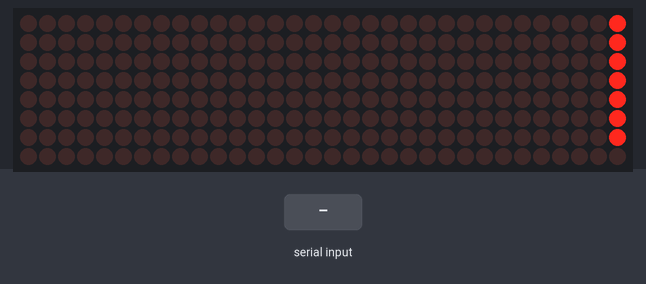
Bench run of a sketch on a simulated Arduino Uno, built with avr-gcc and run on an emulated ATmega328P. Shown: 32×8 LED matrix. Inputs (shaded band) come from the test bench. What the sketch prints to the serial monitor is not drawn.

Above: at 0.17 s.
At 4.49 s:
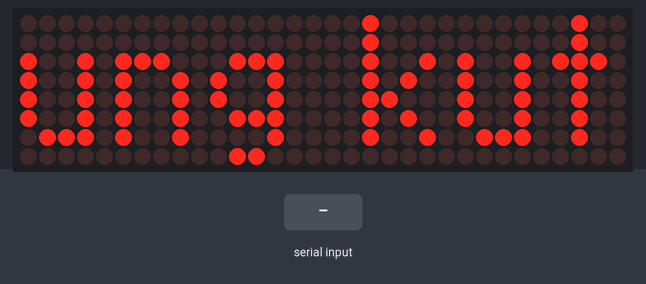
4.5 s: "0\n" received over Serial
At 8.67 s:
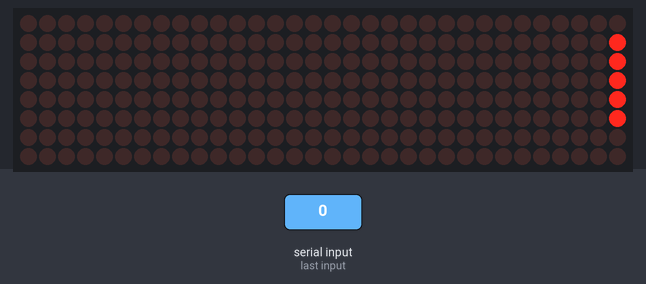

Measured:
- after the input at 4.5 s, the display: first differs from a run without the input after 4.2 s (image 2)

The sketch:

main.ino
```cpp
#include <MD_Parola.h>
#include <MD_MAX72xx.h>
#include <SPI.h>

#define HARDWARE_TYPE MD_MAX72XX::FC16_HW
#define MAX_DEVICES 4
#define CLK_PIN   13
#define DATA_PIN  11
#define CS_PIN    10

MD_Parola P = MD_Parola(HARDWARE_TYPE, CS_PIN, MAX_DEVICES);

uint8_t scrollSpeed = 80;
textEffect_t scrollEffect = PA_SCROLL_LEFT;
textPosition_t scrollAlign = PA_LEFT;
uint16_t scrollPause = 100;

#define  BUF_SIZE  75
char curMessage[BUF_SIZE] = { "" };
char newMessage[BUF_SIZE] = { "Pe trung kute vkl" };
bool newMessageAvailable = true;

void readSerial(void)
{
  static char *cp = newMessage;

  while (Serial.available())
  {
    *cp = (char)Serial.read();
    if ((*cp == '\n') || (cp - newMessage >= BUF_SIZE-2))
    {
      *cp = '\0';
      cp = newMessage;
      newMessageAvailable = true;
    }
    else
      cp++;
  }
}

void setup()
{
  Serial.begin(57600);
  Serial.print("\n[Parola Scrolling Display]\nType a message for the scrolling display\nEnd message line with a newline");
  P.begin();
  P.displayText(curMessage, scrollAlign, scrollSpeed, scrollPause, scrollEffect, scrollEffect);
}

void loop()
{
  if (P.displayAnimate())
  {
    if (newMessageAvailable)
    {
      strcpy(curMessage, newMessage);
      newMessageAvailable = false;
    }
    P.displayReset();
  }
  readSerial();
}
```
